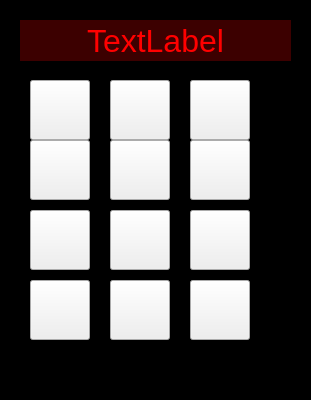
<?xml version="1.0" encoding="UTF-8"?>
<ui version="4.0">
 <class>NumPad</class>
 <widget class="QWidget" name="NumPad">
  <property name="geometry">
   <rect>
    <x>0</x>
    <y>0</y>
    <width>311</width>
    <height>400</height>
   </rect>
  </property>
  <property name="windowTitle">
   <string>NumPad</string>
  </property>
  <property name="styleSheet">
   <string notr="true">#NumPad
{
	background-color: rgb(0,0,0);
}</string>
  </property>
  <widget class="QPushButton" name="pushButton1">
   <property name="geometry">
    <rect>
     <x>30</x>
     <y>210</y>
     <width>60</width>
     <height>60</height>
    </rect>
   </property>
   <property name="styleSheet">
    <string notr="true">#pushButton1
{
	background-color: transparent;
	background: none;
	background-repeat: none;
	border-image: url(:/media/icons/1-10/RedReliefSlim/1.png)
}
#pushButton1:pressed
{
	border-image: url(:/media/icons/1-10/RedReliefSlim/1-pressed.png)
}</string>
   </property>
   <property name="text">
    <string/>
   </property>
  </widget>
  <widget class="QPushButton" name="pushButton2">
   <property name="geometry">
    <rect>
     <x>110</x>
     <y>210</y>
     <width>60</width>
     <height>60</height>
    </rect>
   </property>
   <property name="styleSheet">
    <string notr="true">#pushButton2
{
	background-color: transparent;
	background: none;
	background-repeat: none;
	border-image: url(:/media/icons/1-10/RedReliefSlim/2.png)
}
#pushButton2:pressed
{
	border-image: url(:/media/icons/1-10/RedReliefSlim/2-pressed.png)
}</string>
   </property>
   <property name="text">
    <string/>
   </property>
  </widget>
  <widget class="QPushButton" name="pushButton3">
   <property name="geometry">
    <rect>
     <x>190</x>
     <y>210</y>
     <width>60</width>
     <height>60</height>
    </rect>
   </property>
   <property name="styleSheet">
    <string notr="true">#pushButton3
{
	background-color: transparent;
	background: none;
	background-repeat: none;
	border-image: url(:/media/icons/1-10/RedReliefSlim/3.png)
}
#pushButton3:pressed
{
	border-image: url(:/media/icons/1-10/RedReliefSlim/3-pressed.png)
}</string>
   </property>
   <property name="text">
    <string/>
   </property>
  </widget>
  <widget class="QPushButton" name="pushButton4">
   <property name="geometry">
    <rect>
     <x>30</x>
     <y>140</y>
     <width>60</width>
     <height>60</height>
    </rect>
   </property>
   <property name="styleSheet">
    <string notr="true">#pushButton4
{
	background-color: transparent;
	background: none;
	background-repeat: none;
	border-image: url(:/media/icons/1-10/RedReliefSlim/4.png)
}
#pushButton4:pressed
{
	border-image: url(:/media/icons/1-10/RedReliefSlim/4-pressed.png)
}</string>
   </property>
   <property name="text">
    <string/>
   </property>
  </widget>
  <widget class="QPushButton" name="pushButton5">
   <property name="geometry">
    <rect>
     <x>110</x>
     <y>140</y>
     <width>60</width>
     <height>60</height>
    </rect>
   </property>
   <property name="styleSheet">
    <string notr="true">#pushButton5
{
	background-color: transparent;
	background: none;
	background-repeat: none;
	border-image: url(:/media/icons/1-10/RedReliefSlim/5.png)
}
#pushButton5:pressed
{
	border-image: url(:/media/icons/1-10/RedReliefSlim/5-pressed.png)
}</string>
   </property>
   <property name="text">
    <string/>
   </property>
  </widget>
  <widget class="QPushButton" name="pushButton6">
   <property name="geometry">
    <rect>
     <x>190</x>
     <y>140</y>
     <width>60</width>
     <height>60</height>
    </rect>
   </property>
   <property name="styleSheet">
    <string notr="true">#pushButton6
{
	background-color: transparent;
	background: none;
	background-repeat: none;
	border-image: url(:/media/icons/1-10/RedReliefSlim/6.png)
}
#pushButton6:pressed
{
	border-image: url(:/media/icons/1-10/RedReliefSlim/6-pressed.png)
}</string>
   </property>
   <property name="text">
    <string/>
   </property>
  </widget>
  <widget class="QPushButton" name="pushButton7">
   <property name="geometry">
    <rect>
     <x>30</x>
     <y>80</y>
     <width>60</width>
     <height>60</height>
    </rect>
   </property>
   <property name="styleSheet">
    <string notr="true">#pushButton7
{
	background-color: transparent;
	background: none;
	background-repeat: none;
	border-image: url(:/media/icons/1-10/RedReliefSlim/7.png)
}
#pushButton7:pressed
{
	border-image: url(:/media/icons/1-10/RedReliefSlim/7-pressed.png)
}</string>
   </property>
   <property name="text">
    <string/>
   </property>
  </widget>
  <widget class="QPushButton" name="pushButton8">
   <property name="geometry">
    <rect>
     <x>110</x>
     <y>80</y>
     <width>60</width>
     <height>60</height>
    </rect>
   </property>
   <property name="styleSheet">
    <string notr="true">#pushButton8
{
	background-color: transparent;
	background: none;
	background-repeat: none;
	border-image: url(:/media/icons/1-10/RedReliefSlim/8.png)
}
#pushButton8:pressed
{
	border-image: url(:/media/icons/1-10/RedReliefSlim/8-pressed.png)
}</string>
   </property>
   <property name="text">
    <string/>
   </property>
  </widget>
  <widget class="QPushButton" name="pushButton9">
   <property name="geometry">
    <rect>
     <x>190</x>
     <y>80</y>
     <width>60</width>
     <height>60</height>
    </rect>
   </property>
   <property name="styleSheet">
    <string notr="true">#pushButton9
{
	background-color: transparent;
	background: none;
	background-repeat: none;
	border-image: url(:/media/icons/1-10/RedReliefSlim/9.png)
}
#pushButton9:pressed
{
	border-image: url(:/media/icons/1-10/RedReliefSlim/9-pressed.png)
}</string>
   </property>
   <property name="text">
    <string/>
   </property>
  </widget>
  <widget class="QPushButton" name="pushButton0">
   <property name="geometry">
    <rect>
     <x>30</x>
     <y>280</y>
     <width>60</width>
     <height>60</height>
    </rect>
   </property>
   <property name="styleSheet">
    <string notr="true">#pushButton0
{
	background-color: transparent;
	background: none;
	background-repeat: none;
	border-image: url(:/media/icons/1-10/RedReliefSlim/0.png)
}
#pushButton0:pressed
{
	border-image: url(:/media/icons/1-10/RedReliefSlim/0-pressed.png)
}</string>
   </property>
   <property name="text">
    <string/>
   </property>
  </widget>
  <widget class="QPushButton" name="pushButtonClear">
   <property name="geometry">
    <rect>
     <x>110</x>
     <y>280</y>
     <width>60</width>
     <height>60</height>
    </rect>
   </property>
   <property name="styleSheet">
    <string notr="true">#pushButtonClear
{
	background-color: transparent;
	background: none;
	background-repeat: none;
	border-image: url(:/media/icons/1-10/RedReliefSlim/C.png)
}
#pushButtonClear:pressed
{
	border-image: url(:/media/icons/1-10/RedReliefSlim/C-pressed.png)
}</string>
   </property>
   <property name="text">
    <string/>
   </property>
  </widget>
  <widget class="QPushButton" name="pushButtonReturn">
   <property name="geometry">
    <rect>
     <x>190</x>
     <y>280</y>
     <width>60</width>
     <height>60</height>
    </rect>
   </property>
   <property name="styleSheet">
    <string notr="true">#pushButtonReturn
{
	background-color: transparent;
	background: none;
	background-repeat: none;
	border-image: url(:/media/icons/1-10/RedReliefSlim/return.png)
}
#pushButtonReturn:pressed
{
	border-image: url(:/media/icons/1-10/RedReliefSlim/return-pressed.png)
}</string>
   </property>
   <property name="text">
    <string/>
   </property>
  </widget>
  <widget class="QLabel" name="label">
   <property name="geometry">
    <rect>
     <x>20</x>
     <y>20</y>
     <width>271</width>
     <height>41</height>
    </rect>
   </property>
   <property name="font">
    <font>
     <pointsize>24</pointsize>
    </font>
   </property>
   <property name="styleSheet">
    <string notr="true">#label
{
	background-color: rgb(60,0,0);
	color: rgb(255,0,0);
}</string>
   </property>
   <property name="text">
    <string>TextLabel</string>
   </property>
   <property name="alignment">
    <set>Qt::AlignCenter</set>
   </property>
  </widget>
 </widget>
 <resources/>
 <connections/>
</ui>
